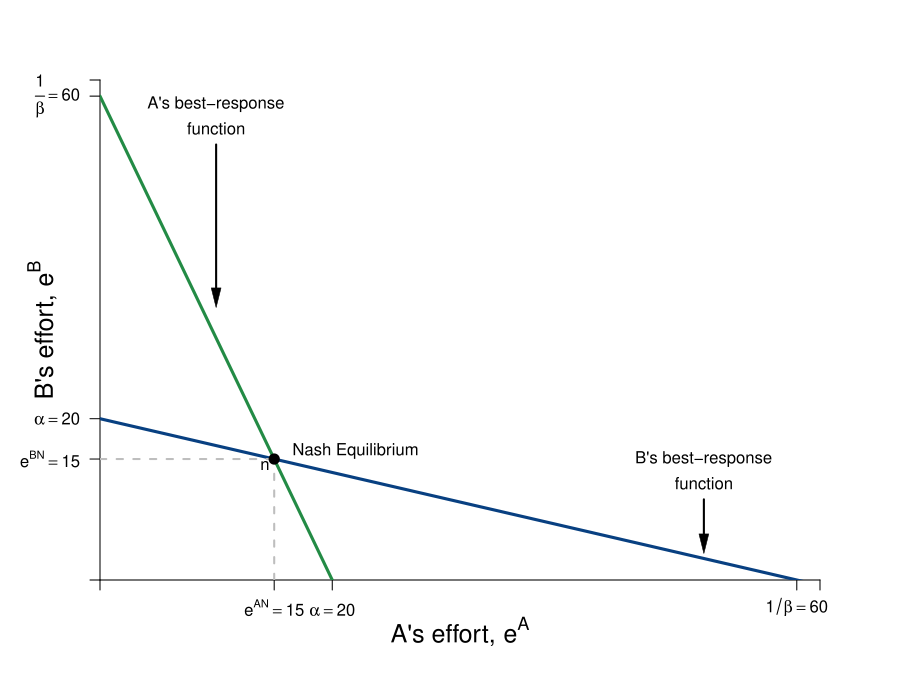

This figure's R source:
require(shape)
pdf(file = "coordination_failures/worksheet_brfs.pdf", width = 9, height = 7)

#Set parameters for graphics
axislabelsize <- 1.5
graphlinewidth <- 3

COL <- c("#7fc97f", "#beaed4", "#fdc086", "#ffff99", "#386cb0", "#f0027f", "#bf5b17", "#666666")
COLA <- c("#99d8c9","#66c2a4","#41ae76", "#238b45", "#005824")
COLB <- c("#4eb3d3", "#2b8cbe", "#0868ac","#084081")

par(mar =  c(6, 5, 4, 4))

uA <- function(ea, eb, alpha = 20, beta = 1/60) {
  alpha*(1 - beta*eb)*ea - 0.5*(ea)^2
}

uB <- function(ea, eb, alpha = 20, beta = 1/60) {
  alpha*(1 - beta*ea)*eb - 0.5*(eb)^2
}

brfB <- function(ea, alpha = 20, beta = 1/60) {
  alpha*(1 - beta*ea)
}

brfA <- function(ea, alpha = 16, beta = 1/24) {
  (alpha - ea)/(alpha * beta)
}

brfPE <- function(ea, alpha = 20, beta = 1/60) {
  alpha*(1 - beta*ea)
}

indiffeA <- function(ea, alpha = 20, beta = 1/60, uA = 46.08) {
  1/beta - (0.5*ea)/(alpha*beta) - uA/(alpha*beta*ea)
}

indiffB <- function(eb, alpha = 16, beta = 1/24, uB = 46.08) {
  (alpha*eb - uB - 0.5*eb^2)/(alpha*beta*eb)
}

indiffB2 <- function(ea, alpha = 16, beta = 1/24, uB = 46.08) {
  sqrt(alpha^2*(beta*ea - 1)^2 - 2*uB) - alpha*beta*ea + alpha
}

indiffB3 <- function(ea, alpha = 16, beta = 1/24, uB = 46.08) {
  -sqrt(alpha^2*(beta*ea - 1)^2 - 2*uB) - alpha*beta*ea + alpha
}


#Input into Wolfram Alpha: solve for x y = 1/b - (0.5*x)/(a*b) - u/(a*b*x)

# indiffAlowB <- function(eb, alpha = 16, beta = 1/24, uA = 46.08) {
#   0.5*(-sqrt((2*alpha*beta*eb - 2*alpha)^2 - 8*uA)) - 2*alpha*beta*eb + 2*alpha
# }
# 
# indiffAlow <- function(ea, alpha = 16, beta = 1/24, uA = 46.08) {
#   0.5*(-sqrt((2*alpha*beta*ea - 2*alpha)^2 - 8*uA)) - 2*alpha*beta*ea + 2*alpha
# }
# 
# indiffAgain <- function(ea, alpha = 16, beta = 1/24, uA = 46.08) {
#   (-2*alpha*ea +2*uA + ea^2 )/ ( 2 * alpha * beta * ea)
# }

xlims <- c(0, 62)
ylims <- c(0, 62)

npts <- 501 
x <- seq(xlims[1], xlims[2], length.out = npts)
y <- seq(ylims[1], ylims[2], length.out = npts) 
a <- c(46.08, 55, 64)
b <- c(46.08, 55, 64)


#B's value when at A's bliss point
#0.35*log(5.88) + 0.35*log(8.88) + 0.5*log(10 - 5.88) + 0.5*log(15 - 8.88) 

#B's bliss point x = 4.11765; y = 6.17647
#A's value when at A's bliss point
#0.5*log(4.11765) + 0.5*log(6.17647) + 0.35*log(10 - 4.11765) + 0.35*log(15 - 6.17647) 


plot(0, 0, xlim = xlims, ylim = ylims, type = "n",
     xlab = expression(paste("")),
     ylab = expression(paste("")), 
     xaxt = "n", 
     yaxt = "n", 
     cex.lab = axislabelsize, 
     bty = "n",
     xaxs="i", 
     yaxs="i")

# ticksy <- seq(from = 0, to = ylims[2], by = 2)
# ylabels <- seq(from = 0, to = ylims[2], by = 2)
# ticksx <- seq(from = 0, to = xlims[2], by = 2)
# xlabels <- seq(from = 0, to = xlims[2], by = 2)
ticksy <- c(0, 15, 20, 60, 62)
ylabels <- c(NA,  expression(paste(e^{BN} == 15)), expression(paste(alpha == 20)), expression(paste(frac(1,beta) == 60)), NA)
ticksx <- c(0, 15, 20, 60, 62)
xlabels <- c(NA,  expression(paste(e^{AN} == 15)), expression(paste(alpha == 20)), expression(paste(1/beta == 60)), NA)

axis(1, at = ticksx, pos = 0, labels = xlabels)
axis(2, at = ticksy, pos = 0, labels = ylabels, las = 1)

npts <- 500 
xx1 <- seq(xlims[1], xlims[2], length.out = npts)

lines(xx1, brfA(xx1, alpha = 20, beta = 1/60), col = COLA[4], lwd = graphlinewidth)
lines(xx1, brfB(xx1, alpha = 20, beta = 1/60), col = COLB[4], lwd = graphlinewidth)

segments(0, 15, 15, 15, lty = 2, col = "gray" , lwd = segmentlinewidth)
segments(15, 0, 15, 15, lty = 2, col = "gray" , lwd = segmentlinewidth)

mtext(expression(paste("A's effort, ", e^A)), side=1, line = 2.5, cex = axislabelsize)
text(-5, 0.5*ylims[2], expression(paste("B's effort, ", e^B)), xpd = TRUE, cex = axislabelsize, srt = 90) 

#segments(4.11765, 6.17647, 5.88, 8.88, lty = 1, col = COL[2] , lwd = graphlinewidth)
#text(7.3, 3, expression("Pareto Efficient"))
#text(7.3, 2.5, expression("Curve"))
#Arrows(7.3, 3.5, 7.3, 6.1, col = "black", lty = 1, lwd = 2, arr.type = "triangle", arr.lwd = 0.5)

#Label the iso-welfare functions for the HG, Aisha
# text(3.8, 1.5, expression(u[1]^A))
# text(4.6, 1.5, expression(u[2]^A))
# text(5.5, 1.5, expression(u[3]^A))
#text(6.6, 8.3, expression(u[4]^A))

#Label the indifference curves for the HG, Betty
# text(7.6, 17, expression(u[1]^B))
# text(6.75, 17, expression(u[2]^B))
# text(6, 17, expression(u[3]^B))
#text(3.4, 6.9, expression(v[4]^B))

#Label point i. 
points(15, 15, pch = 16, col = "black", cex = 1.5)
text(22, 16, expression(paste("Nash Equilibrium")))
text(14.2, 14.2, expression(paste("n")))

#Annotate Pareto Efficient Curve and relevant points
# segments(8, 6, 6, 8, lty = 1, col = COL[2] , lwd = graphlinewidth)
# points(6, 8, pch = 16, col = "black", cex = 1.5)
# text(6, 8.5, expression(paste("g")))
# 
# points(8, 6, pch = 16, col = "black", cex = 1.5)
# text(7, 7.5, expression(paste("i")))
# 
# points(7, 7, pch = 16, col = "black", cex = 1.5)
# text(8, 6.5, expression(paste("f")))

#points(5.84, 8.77, pch = 16, col = "black", cex = 1.5)

#B's brf
text(52, 15, expression(paste("B's best-response")))
text(52, 12, expression(paste("function")))
Arrows(52, 10, 52, 4.5, col = "black", lty = 1, lwd = 2, arr.type = "triangle", arr.lwd = 0.5)

#A's brf
text(10, 59, expression(paste("A's best-response")))
text(10, 56, expression(paste("function")))
Arrows(10, 54, 10, 35, col = "black", lty = 1, lwd = 2, arr.type = "triangle", arr.lwd = 0.5)



# par(new = TRUE)
# 
# #Use the same x and ylims as previously, but with locations switched
# xlims2 <- c(18, 0)
# ylims2 <- c(18, 0)

#Leave the ylab and xlab blank to ensure no axes titles
# plot(0, 0, xlim = xlims2, ylim = ylims2, type = "n",
#      xlab = expression(paste("")),
#      ylab = expression(paste("")),
#      xaxt = "n", 
#      yaxt = "n", 
#      cex.lab = 1.3, 
#      bty = "n",
#      xaxs="i", 
#      yaxs="i")
# 
# 
# lines(xx1, indiffAlow(xx1, uA = 46.08, alpha = 16, beta = 1/24), col = COL[2], lwd = graphlinewidth)


#Set up axes at sides 3 and 4 (top and right)
# axis(side = 3, at = ticksx, pos = 0, labels = xlabels)
# axis(side = 4, at = ticksy, pos = 0, labels = ylabels, las = 0)
# mtext("B's Apples, x", side=3, line = 2.5, cex = axislabelsize)
# text(-0.8, 7, expression(paste("B's Oranges, y")), xpd = TRUE, cex = axislabelsize, srt = 270) 
# 
# #Add arrows:
# arrows(-0.8, 10, -0.8, 14, xpd = TRUE, length=0.1,angle=40,lwd=3)
# arrows(6.2, -1.8, 9, -1.8, xpd = TRUE, length=0.1,angle=40,lwd=3)
# 

#Customize ticks and labels for the plot
#ticksy <- seq(from = 0, to = 15, by = 1)
#ylabels <- seq(from = 0, to = 15, by = 1)
#ticksx <- seq(from = 0, to = 10, by = 1)
#xlabels <- seq(from = 0, to = 10, by = 1)
#axis(1, at = ticksx, pos = 0, labels = xlabels)
#axis(2, at = ticksy, pos = 0, labels = ylabels, las = 0)

dev.off()
